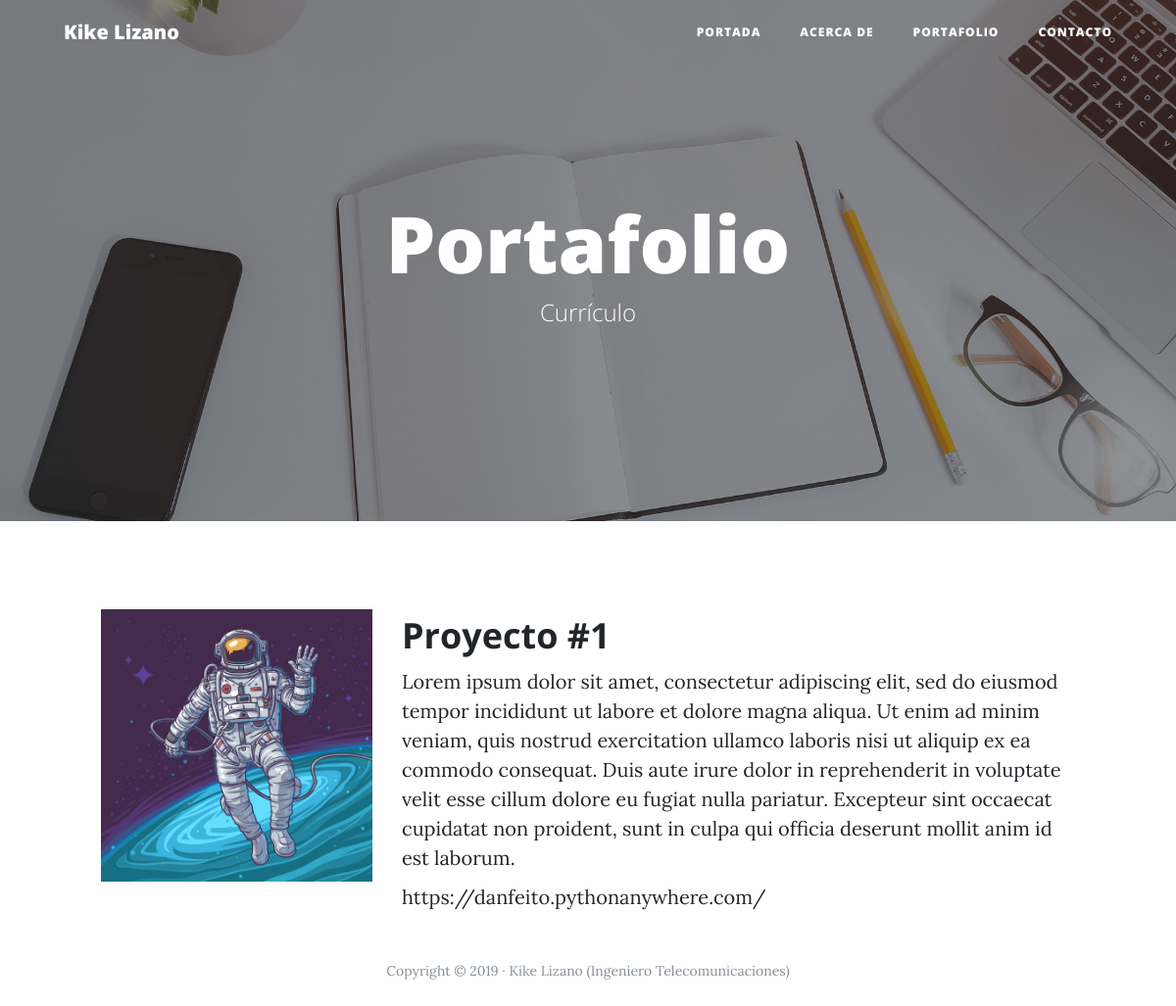
The page /portfolio/ on the database its author committed.
### portfolio/models.py (models this page shows, shortened)
class Project(models.Model):
    title = models.CharField(max_length=200,verbose_name="Título")
    description = RichTextField(verbose_name="Descripción")
    image = models.ImageField(upload_to="projects", verbose_name="Imagen")
    created = models.DateTimeField(auto_now_add=True, verbose_name="Fecha de creación")
    updated = models.DateTimeField(auto_now=True, verbose_name="Fecha de edición")
    url = models.URLField(verbose_name="URL", null=True, blank=True)
    class Meta:
        verbose_name = "proyecto"
        verbose_name_plural = "proyectos"
        ordering = ["-created"]

### portfolio/views.py (the view)
# urls.py: path('', include('portfolio.urls')),
def portfolio(request):
    projects = Project.objects.all()
    return render(request, "portfolio/portfolio.html",
        {'projects':projects})

### social/processors.py (called while the page is built)
def ctx_dict(request):
    ctx = {}
    redes = Red.objects.all()
    for red in redes:
        ctx[red.key] = red.url
    return ctx

### portfolio/templates/portfolio/portfolio.html (shortened to what this page needs)
{% extends 'core/base.html' %}
{% load static %}
{% block background %}{% static 'core/img/portfolio-bg.jpg' %}{% endblock %}
{% block headers %}
    <h1>Portafolio</h1>
    <span class="subheading">Currículo</span>
{% endblock %}
{% block content %}
    {% for project in projects %}
        <div class="row project">
            <div class="col-lg-3 col-md-4 offset-lg-1">
                <img class="img-fluid" src="{{project.image.url}}" alt="">
            </div>
            <div class="col-lg-7 col-md-8">
                <h2 class="section-heading title">{{project.title}}</h2>
                <p>{{project.description}}</p>
                {% if project.url %}
                    <a href={{project.url}}> {{project.url}} </a>
                {% endif %}
            </div>
        </div>
    {% endfor %}
{% endblock %}

### core/templates/core/base.html (shortened to what this page needs)
<!DOCTYPE html>
<html lang="es">
  <head>
    {% load static %}
    <link
      href="{% static 'core/vendor/bootstrap/css/bootstrap.min.css' %}"
      rel="stylesheet"
    />
    <link
      href="{% static 'core/vendor/font-awesome/css/font-awesome.min.css' %}"
      rel="stylesheet"
      type="text/css"
    />
    <link href="{% static 'core/css/clean-blog.min.css' %}" rel="stylesheet" />
  </head>
  <body>
    <nav class="navbar navbar-expand-lg navbar-light fixed-top" id="mainNav">
      <div class="container">
        <a class="navbar-brand" href="{% url 'home' %}">Kike Lizano</a>
        <div class="collapse navbar-collapse" id="navbarResponsive">
          <ul class="navbar-nav ml-auto">
            <li class="nav-item">
              <a class="nav-link" href="{% url 'home' %}">Portada</a>
            </li>
            <li class="nav-item">
              <a class="nav-link" href="{% url 'about' %}">Acerca de</a>
            </li>
            <li class="nav-item">
              <a class="nav-link" href="{% url 'portfolio' %}">Portafolio</a>
            </li>
            <li class="nav-item">
              <a class="nav-link" href="{% url 'contact' %}">Contacto</a>
            </li>
          </ul>
        </div>
      </div>
    </nav>
    <header class="masthead" style="background-image: url('{% block background %}{% endblock %}')">
      <div class="overlay"></div>
      <div class="container">
        <div class="row">
          <div class="col-lg-8 col-md-10 mx-auto">
            <div class="site-heading">{% block headers %}{% endblock %}</div>
          </div>
        </div>
      </div>
    </header>
    {% block content %}{% endblock %}
    <footer>
      <div class="container">
        <div class="row">
          <div class="col-lg-8 col-md-10 mx-auto">
            <ul class="list-inline text-center">
            </ul>
            <p class="copyright text-muted">
              Copyright &copy; 2019 · Kike Lizano (Ingeniero Telecomunicaciones)
            </p>
          </div>
        </div>
      </div>
    </footer>
  </body>
</html>

### rows shown on the page
Project: image (picture), title "Proyecto #1", description "Lorem ipsum dolor sit amet, consectetur adipiscing elit, sed do eiusmod tempor incididunt ut labore et dolore magna aliqua. Ut enim ad minim veniam, quis nostrud exercitation ullamco laboris nisi ut aliquip ex ea commodo consequat. Duis aute irure dolor in reprehenderit in voluptate velit esse cillum dolore eu fugiat nulla pariatur. Excepteur sint occaecat cupidatat non proident, sunt in culpa qui officia deserunt mollit anim id est laborum.", url "https://danfeito.pythonanywhere.com/"
